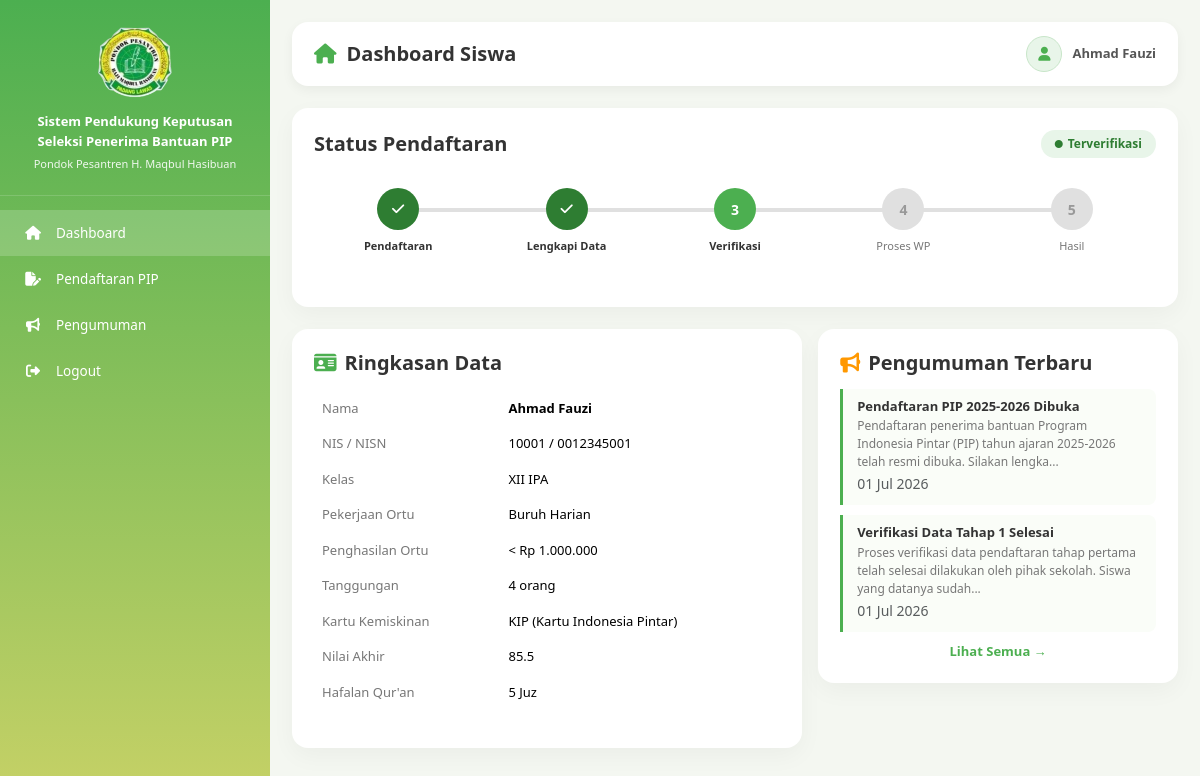
The app's page /views/siswa/dashboard.php (signed in) with its own data.
### tables this page shows
CREATE TABLE IF NOT EXISTS siswa (
    id INT AUTO_INCREMENT PRIMARY KEY,
    kode_alternatif VARCHAR(10) UNIQUE,
    nama VARCHAR(100),
    kelas VARCHAR(50),
    created_at TIMESTAMP DEFAULT CURRENT_TIMESTAMP
);

CREATE TABLE IF NOT EXISTS pengumuman (
    id INT AUTO_INCREMENT PRIMARY KEY,
    judul VARCHAR(200),
    isi TEXT,
    created_by INT,
    created_at TIMESTAMP DEFAULT CURRENT_TIMESTAMP
);

### views/siswa/dashboard.php (the view, shortened to what this page needs)
<?php
require_once '../../config/koneksi.php';
$id_user = $_SESSION['id_user'];
$stmt = mysqli_prepare($koneksi, "SELECT * FROM siswa WHERE id_user = ?");
mysqli_stmt_bind_param($stmt, "i", $id_user);
mysqli_stmt_execute($stmt);
$siswa = mysqli_fetch_assoc(mysqli_stmt_get_result($stmt));
$pengumuman_list = [];
$aq = mysqli_query($koneksi, "SELECT * FROM pengumuman ORDER BY created_at DESC LIMIT 5");
while ($a = mysqli_fetch_assoc($aq)) $pengumuman_list[] = $a;
$status = $siswa['status_pendaftaran'] ?? 'draft';
$status_map = [
    'draft' => ['label' => 'Draft', 'step' => 1, 'badge' => 'badge-draft'],
    'submitted' => ['label' => 'Diajukan', 'step' => 2, 'badge' => 'badge-submitted'],
    'verified' => ['label' => 'Terverifikasi', 'step' => 3, 'badge' => 'badge-verified'],
    'processed' => ['label' => 'Diproses Sistem', 'step' => 4, 'badge' => 'badge-processed'],
    'accepted' => ['label' => 'Lolos Seleksi', 'step' => 5, 'badge' => 'badge-accepted'],
    'rejected' => ['label' => 'Tidak Lolos', 'step' => 5, 'badge' => 'badge-rejected'],
];
$current = $status_map[$status] ?? $status_map['draft'];
?>
<!DOCTYPE html>
<html lang="en">
<head>
<?php include '../layouts/head.php'; ?>
</head>
<body>
<?php include '../layouts/sidebar_siswa.php'; ?>
<div class="content">
    <div class="navbar-custom">
        <div class="page-title">
            <i class="fa fa-house"></i>
            <h4>Dashboard Siswa</h4>
        </div>
        <div class="user-box">
            <div class="user-icon"><i class="fa fa-user"></i></div>
            <div class="user-name"><?php echo htmlspecialchars($_SESSION['nama'] ?? ''); ?></div>
        </div>
    </div>
    <div class="card-custom">
        <div class="d-flex flex-wrap justify-content-between align-items-center mb-2">
            <h5 style="font-weight:bold;color:var(--text);margin:0;">Status Pendaftaran</h5>
            <span class="badge-status <?php echo $current['badge']; ?>">
                <i class="fa fa-circle" style="font-size:8px;"></i> <?php echo $current['label']; ?>
            </span>
        </div>
        <div class="progress-tracker">
            <?php
            $steps = [
                ['icon' => '1', 'label' => 'Pendaftaran'],
                ['icon' => '2', 'label' => 'Lengkapi Data'],
                ['icon' => '3', 'label' => 'Verifikasi'],
                ['icon' => '4', 'label' => 'Proses WP'],
                ['icon' => '5', 'label' => 'Hasil'],
            ];
            foreach ($steps as $i => $s):
                $step_num = $i + 1;
                $class = '';
                if ($step_num < $current['step']) $class = 'done';
                elseif ($step_num == $current['step']) $class = 'active';
            ?>
            <div class="progress-step <?php echo $class; ?>">
                <div class="step-circle">
                    <?php if ($class === 'done'): ?><i class="fa fa-check"></i><?php else: echo $s['icon']; endif; ?>
                </div>
                <div class="step-label"><?php echo $s['label']; ?></div>
            </div>
            <?php endforeach; ?>
        </div>
    </div>
    <div class="row g-3">
        <?php if ($siswa && $siswa['nis']): ?>
        <div class="col-lg-7">
            <div class="card-custom">
                <div class="d-flex justify-content-between align-items-center mb-3">
                    <h5 style="font-weight:bold;color:var(--text);margin:0;"><i class="fa fa-id-card me-2" style="color:var(--primary);"></i>Ringkasan Data</h5>
                </div>
                <div class="table-responsive">
                    <table class="table table-borderless" style="font-size:13px;">
                        <tr><td style="width:40%;color:#777;text-align:left;">Nama</td><td style="text-align:left;font-weight:bold;"><?php echo htmlspecialchars($siswa['nama']); ?></td></tr>
                        <tr><td style="color:#777;text-align:left;">NIS / NISN</td><td style="text-align:left;"><?php echo htmlspecialchars($siswa['nis']); ?> / <?php echo htmlspecialchars($siswa['nisn'] ?? '-'); ?></td></tr>
                        <tr><td style="color:#777;text-align:left;">Kelas</td><td style="text-align:left;"><?php echo htmlspecialchars($siswa['kelas']); ?></td></tr>
                        <tr><td style="color:#777;text-align:left;">Pekerjaan Ortu</td><td style="text-align:left;"><?php echo htmlspecialchars($siswa['pekerjaan_ortu'] ?? '-'); ?></td></tr>
                        <tr><td style="color:#777;text-align:left;">Penghasilan Ortu</td><td style="text-align:left;"><?php echo htmlspecialchars($siswa['penghasilan_ortu'] ?? '-'); ?></td></tr>
                        <tr><td style="color:#777;text-align:left;">Tanggungan</td><td style="text-align:left;"><?php echo $siswa['jumlah_tanggungan'] ?? '-'; ?> orang</td></tr>
                        <tr><td style="color:#777;text-align:left;">Kartu Kemiskinan</td><td style="text-align:left;"><?php echo htmlspecialchars($siswa['status_kartu_miskin'] ?? '-'); ?></td></tr>
                        <tr><td style="color:#777;text-align:left;">Nilai Akhir</td><td style="text-align:left;"><?php echo $siswa['nilai_akhir_semester'] ?? '-'; ?></td></tr>
                        <tr><td style="color:#777;text-align:left;">Hafalan Qur'an</td><td style="text-align:left;"><?php echo $siswa['hafalan_quran'] ?? 0; ?> Juz</td></tr>
                    </table>
                </div>
            </div>
        </div>
        <?php endif; ?>
        <div class="<?php echo ($siswa && $siswa['nis']) ? 'col-lg-5' : 'col-12'; ?>">
            <div class="card-custom">
                <h5 style="font-weight:bold;color:var(--text);margin-bottom:14px;"><i class="fa fa-bullhorn me-2" style="color:#ff9800;"></i>Pengumuman Terbaru</h5>
                <?php if (empty($pengumuman_list)): ?>
                    <p class="text-muted small text-center py-3">Belum ada pengumuman.</p>
                <?php else: ?>
                    <?php foreach ($pengumuman_list as $p): ?>
                    <div style="border-left:3px solid var(--primary);padding:10px 14px;margin-bottom:10px;background:#fafdf8;border-radius:0 8px 8px 0;">
                        <h6 style="font-size:13px;font-weight:bold;margin-bottom:3px;"><?php echo htmlspecialchars($p['judul']); ?></h6>
                        <p style="font-size:12px;color:#777;margin:0;"><?php echo mb_strimwidth(htmlspecialchars($p['isi']), 0, 120, '...'); ?></p>
                        <small class="text-muted"><?php echo date('d M Y', strtotime($p['created_at'])); ?></small>
                    </div>
                    <?php endforeach; ?>
                    <a href="pengumuman.php" class="d-block text-center mt-2" style="font-size:13px;color:var(--primary);font-weight:bold;">Lihat Semua →</a>
                <?php endif; ?>
            </div>
        </div>
    </div>
</div>
</body>
</html>

### public/assets/css/style.css (style rules this page uses)
:root { --primary: #4caf50; --primary-dark: #388e3c; --primary-light: #c6d166; --bg: #f4f7f1; --card-bg: #ffffff; --text: #333333; --text-muted: #777777; --border: #d6e4d3; --sidebar-w: 270px; --radius: 16px; --radius-sm: 10px; --shadow: 0 4px 12px rgba(0,0,0,0.05); --shadow-lg: 0 8px 24px rgba(0,0,0,0.04); --transition: 0.3s ease; }
* { margin: 0; padding: 0; box-sizing: border-box; }
body { font-family: 'Segoe UI', Arial, Helvetica, sans-serif; background: var(--bg); overflow-x: hidden; color: var(--text); }
a { text-decoration: none; color: inherit; }
.content { margin-left: var(--sidebar-w); padding: 22px; min-height: 100vh; transition: margin-left var(--transition); }
.navbar-custom { background: var(--card-bg); padding: 14px 22px; border-radius: var(--radius); display: flex; justify-content: space-between; align-items: center; box-shadow: var(--shadow); margin-bottom: 22px; flex-wrap: wrap; gap: 10px; }
.page-title { display: flex; align-items: center; gap: 10px; }
.page-title i { font-size: 20px; color: var(--primary); }
.page-title h4 { margin: 0; font-size: 20px; font-weight: bold; color: var(--text); }
.user-box { display: flex; align-items: center; gap: 10px; }
.user-icon { width: 36px; height: 36px; border-radius: 50%; background: #e8f5e9; color: var(--primary); display: flex; justify-content: center; align-items: center; font-size: 14px; border: 1px solid #c8e6c9; }
.user-name { font-size: 13px; font-weight: bold; color: #555; }
.card-custom { background: var(--card-bg); border-radius: var(--radius); border: none; box-shadow: var(--shadow-lg); padding: 22px; margin-bottom: 22px; }
.table tbody td { text-align: center; vertical-align: middle; background: white; font-size: 13px; }
.badge-status { display: inline-flex; align-items: center; gap: 5px; padding: 5px 14px; border-radius: 20px; font-size: 12px; font-weight: bold; }
.badge-verified { background: #e8f5e9; color: #2e7d32; }
.progress-tracker { display: flex; justify-content: space-between; position: relative; padding: 0; margin: 30px 0; }
.progress-tracker::before { content: ''; position: absolute; top: 20px; left: 12%; right: 12%; height: 4px; background: #e0e0e0; z-index: 0; }
.progress-step { display: flex; flex-direction: column; align-items: center; position: relative; z-index: 1; flex: 1; }
.progress-step .step-circle { width: 42px; height: 42px; border-radius: 50%; display: flex; align-items: center; justify-content: center; font-weight: bold; font-size: 14px; background: #e0e0e0; color: #999; transition: var(--transition); margin-bottom: 8px; }
.progress-step.active .step-circle { background: var(--primary); color: white; }
.progress-step.done .step-circle { background: #2e7d32; color: white; }
.progress-step .step-label { font-size: 11px; text-align: center; color: var(--text-muted); max-width: 90px; }
.progress-step.active .step-label, .progress-step.done .step-label { color: var(--text); font-weight: bold; }

### records on screen
siswa: status_pendaftaran "Terverifikasi", nama "Ahmad Fauzi", nis "10001", nisn "0012345001", kelas "XII IPA", pekerjaan_ortu "Buruh Harian", penghasilan_ortu "< Rp 1.000.000", jumlah_tanggungan "4", status_kartu_miskin "KIP (Kartu Indonesia Pintar)", nilai_akhir_semester "85.5", hafalan_quran "5"
pengumuman: judul "Pendaftaran PIP 2025-2026 Dibuka", isi "Pendaftaran penerima bantuan Program Indonesia Pintar (PIP) tahun ajaran 2025-2026 telah resmi dibuka. Silakan lengka...", created_at "01 Jul 2026"
pengumuman: judul "Verifikasi Data Tahap 1 Selesai", isi "Proses verifikasi data pendaftaran tahap pertama telah selesai dilakukan oleh pihak sekolah. Siswa yang datanya sudah...", created_at "01 Jul 2026"

### other values on screen
$_SESSION['nama'] "Ahmad Fauzi"
$s['label'] "Pendaftaran"
$s['label'] "Lengkapi Data"
$s['icon'] "3"
$s['label'] "Verifikasi"
$s['icon'] "4"
$s['label'] "Proses WP"
$s['icon'] "5"
$s['label'] "Hasil"
